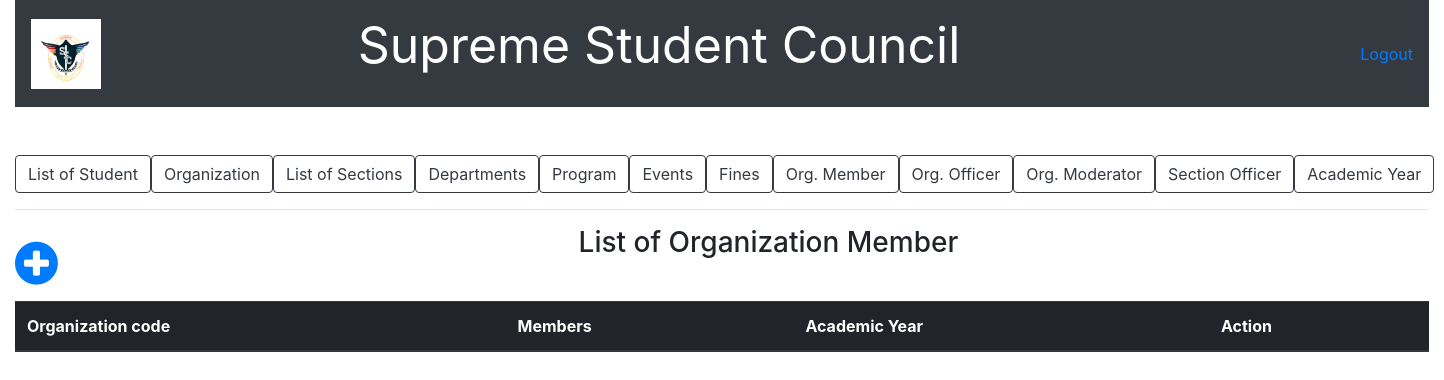
The app's page /list_of_organization_member.php, older data.
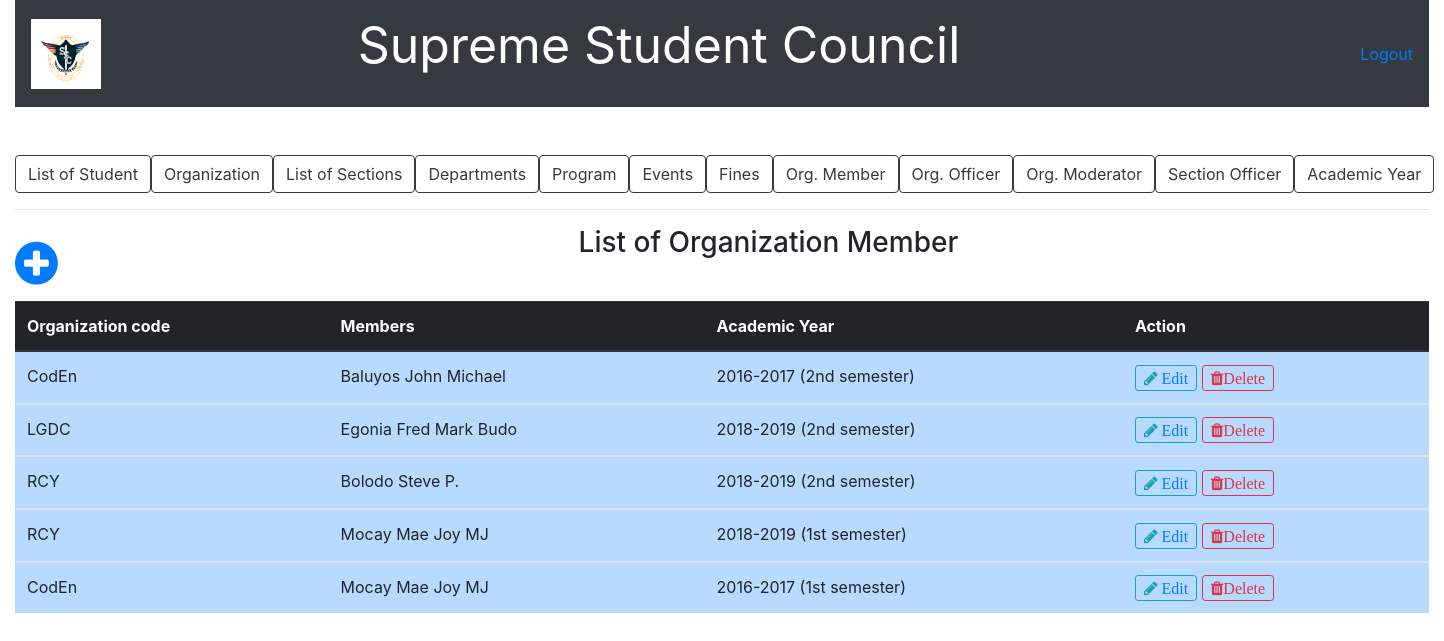
The same page, newer data.
### tables this page shows
CREATE TABLE `org_member` (
  `organization_code` varchar(20) NOT NULL,
  `id_number` varchar(15) NOT NULL,
  `academic_code` int(11) NOT NULL
);

CREATE TABLE `student` (
  `id_number` varchar(15) NOT NULL,
  `last_name` varchar(20) NOT NULL,
  `first_name` varchar(20) NOT NULL,
  `middle_name` varchar(20) NOT NULL,
  `course_code` varchar(10) NOT NULL,
  `section_id` varchar(10) NOT NULL,
  `status` varchar(20) NOT NULL
);

CREATE TABLE `academic_year` (
  `academic_code` int(11) NOT NULL,
  `acad_year` varchar(20) NOT NULL,
  `semester` varchar(20) NOT NULL
);

### list_of_organization_member.php (the view, shortened to what this page needs)
<?php include('server.php'); ?>
<!DOCTYPE html>
<html>
<head>
		<link rel="stylesheet" href="bootstrap/css/bootstrap.min.css">
		<link rel = "stylesheet" href = "font-awesome-4.7.0/font-awesome-4.7.0/css/font-awesome.min.css">
		<link href = "css/style.css" rel = "stylesheet" type = "text/css" >
		<link  rel = "stylesheet" href = "bootstrap/css/jquery.dataTables.min.css" type = "text/css" >
</head>
<body>
	<div class="container-fluid">
		<nav class="navbar navbar-expand-lg navbar-dark bg-dark">
		   <a href = "index.php"><img src = "picture/ssc.PNG" style=" height:70px; width:70px;"></a>
		  <div class="collapse navbar-collapse" id="navbarTogglerDemo03">
		    	<center><p style="color:white; font-size: 50px; margin-right: 400px;">Supreme Student Council</p></center>
		    	<a href="logout.php">Logout</a>
		  </div>
		</nav>
	</div>
	<br /><br />
	<div class="container-fluid">
				<div class="btn-group btn-group-lg" role="group"">
					<a href = "list_of_student.php"><button type="button" class="btn btn-outline-dark">List of Student</button></a>
					<a href ="list_of_organization.php"><button type="button" class="btn btn-outline-dark">Organization</button></a>
					<a href ="list_of_section.php"><button type="button" class="btn btn-outline-dark">List of Sections</button></a>
					<a href ="list_of_department.php"><button type="button" class="btn btn-outline-dark">Departments</button>
					<a href ="list_of_program.php"><button type="button" class="btn btn-outline-dark">Program</button></a>
					<a href ="list_of_event.php"><button type="button" class="btn btn-outline-dark">Events</button></a>
					<a href ="fines.php"><button type="button" class="btn btn-outline-dark">Fines</button></a>
					<a href ="list_of_organization_member.php"><button type="button" class="btn btn-outline-dark">Org. Member</button></a>
					<a href ="list_of_organization_officer.php"><button type="button" class="btn btn-outline-dark">Org. Officer</button></a>
					<a href ="list_of_organization_moderator.php"><button type="button" class="btn btn-outline-dark">Org. Moderator</button></a>
					<a href ="list_of_section_officer.php"><button type="button" class="btn btn-outline-dark">Section Officer</button></a>
					<a href ="list_of_acad_year.php"><button type="button" class="btn btn-outline-dark">Academic Year</button></a>
				</div>
				<hr />
				<a href = "add_new_organization_member.php"><span style="float: left; font-size: 50px; margin-right: 50px;"><i class="fa fa-plus-circle" font-size = "50px"></i></span></a>
				<center><h3>List of Organization Member</h3></center><br />
				<?php $results = mysqli_query($db, "SELECT * FROM org_member,academic_year,student WHERE org_member.academic_code = academic_year.academic_code AND student.id_number=org_member.id_number"); ?>
				<table class="table table-primary" id = "myTable">
				  <thead class="thead-dark">
				    <tr>
				      <th scope="col">Organization code</th>
				      <th scope="col">Members</th>
					  <th scope="col">Academic Year</th>
				      <th scope="col">Action</th>
				    </tr>
				  </thead>
				  <?php while ($row = mysqli_fetch_array($results)){ ?>
				  <tbody>
				    <tr>
							<td><?php echo $row['organization_code']?></td>
							<td><?php echo ucwords($row['last_name']." ".$row['first_name']." ".$row['middle_name'])?></td>
							<td><?php echo $row['acad_year']." "."(".$row['semester'].")" ?></td>
							<td>
								<button type="button" class="btn btn-outline-info btn-sm fa fa-pencil"><a href="update_org_member.php?EDIT4=<?php echo $row['id_number']; ?>"> Edit </a></button>
								<button type="button" class="btn btn-outline-danger btn-sm fa fa-trash" data-toggle="modal" data-target="#exampleModal">Delete</button>
							</td>
				    </tr>
				  </tbody>
				  <?php
  				  } ?>
				</table>
	</div>
</body>
</html>

Row changes from the older to the newer data that the page shows:
added org_member: organization_code "CodEn", id_number.middle_name "Baluyos John Michael", academic_code.acad_year "2016-2017", academic_code.semester "2nd semester"
added org_member: organization_code "LGDC", id_number.middle_name "Egonia Fred Mark Budo", academic_code.acad_year "2018-2019", academic_code.semester "2nd semester"
added org_member: organization_code "RCY", id_number.middle_name "Bolodo Steve P.", academic_code.acad_year "2018-2019", academic_code.semester "2nd semester"
added org_member: organization_code "RCY", id_number.middle_name "Mocay Mae Joy MJ", academic_code.acad_year "2018-2019", academic_code.semester "1st semester"
added org_member: organization_code "CodEn", id_number.middle_name "Mocay Mae Joy MJ", academic_code.acad_year "2016-2017", academic_code.semester "1st semester"
